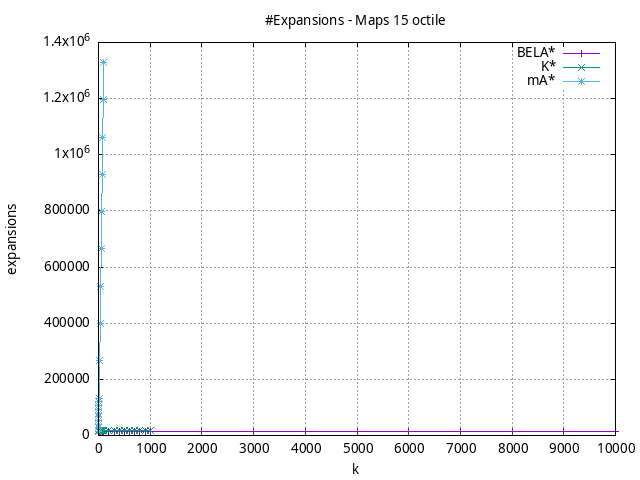

Generate this figure with gnuplot:
#!/usr/bin/gnuplot
# -*- coding: utf-8 -*-
#
# results/maps/octile/15/random512-15.heuristic.octile.expansions.gnuplot
#
# Started on 04/02/2024 21:34:37
# Author: Carlos Linares López
set grid
set xlabel "k"
set ylabel "expansions"

set title "#Expansions - Maps 15 octile"

set terminal png enhanced font "Ariel,10"
set output 'random512-15.heuristic.octile.expansions.png'

plot "-" title "BELA$^*$"      with linesp, "-" title "K$^*$"      with linesp, "-" title "mA$^*$"      with linesp

	1 13385.11
	5 13385.18
	10 13385.29
	50 13385.61
	100 13385.73
	500 13386.33
	1000 13386.49
	5000 13386.82
	10000 13386.93
end
	1 13783.62
	5 15991.08
	10 16746.02
	50 17465.93
	100 17791.04
	500 18029.61
	1000 18038.98
end
	1 13385.11
	5 66686.2
	10 133248.49
	50 664505.74
	100 1328225.23
end
